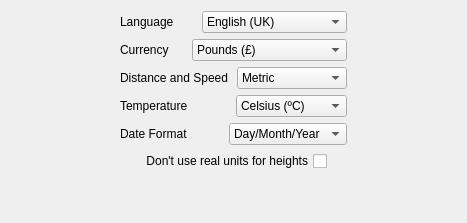
     <widget class="QWidget" name="localTab">
      <attribute name="title">
       <string>Localization</string>
      </attribute>
      <layout class="QVBoxLayout" name="verticalLayout_3">
       <property name="leftMargin">
        <number>120</number>
       </property>
       <property name="rightMargin">
        <number>120</number>
       </property>
       <property name="bottomMargin">
        <number>12</number>
       </property>
       <item>
        <layout class="QHBoxLayout" name="horizontalLayout_8">
         <item>
          <widget class="QLabel" name="label_10">
           <property name="text">
            <string>Language</string>
           </property>
          </widget>
         </item>
         <item>
          <widget class="QComboBox" name="languages">
           <property name="configOffset" stdset="0">
            <number>1</number>
           </property>
           <property name="config" stdset="0">
            <string>language</string>
           </property>
           <item>
            <property name="text">
             <string>English (UK)</string>
            </property>
           </item>
           <item>
            <property name="text">
             <string>English (US)</string>
            </property>
           </item>
           <item>
            <property name="text">
             <string>Deutsch</string>
            </property>
           </item>
           <item>
            <property name="text">
             <string>Nederlands</string>
            </property>
           </item>
           <item>
            <property name="text">
             <string>Français</string>
            </property>
           </item>
           <item>
            <property name="text">
             <string>Magyar</string>
            </property>
           </item>
           <item>
            <property name="text">
             <string>Polski</string>
            </property>
           </item>
           <item>
            <property name="text">
             <string>Español</string>
            </property>
           </item>
           <item>
            <property name="text">
             <string>Svenska</string>
            </property>
           </item>
           <item>
            <property name="text">
             <string>Italiano</string>
            </property>
           </item>
           <item>
            <property name="text">
             <string>Português (BR)</string>
            </property>
           </item>
           <item>
            <property name="text">
             <string>Chinese (Traditional)</string>
            </property>
           </item>
           <item>
            <property name="text">
             <string>Chinese (Simplified)</string>
            </property>
           </item>
           <item>
            <property name="text">
             <string>Suomi</string>
            </property>
           </item>
           <item>
            <property name="text">
             <string>Korean</string>
            </property>
           </item>
           <item>
            <property name="text">
             <string>Russian</string>
            </property>
           </item>
           <item>
            <property name="text">
             <string>Czech</string>
            </property>
           </item>
           <item>
            <property name="text">
             <string>Japanese</string>
            </property>
           </item>
          </widget>
         </item>
        </layout>
       </item>
       <item>
        <layout class="QHBoxLayout" name="horizontalLayout_9">
         <item>
          <widget class="QLabel" name="label_11">
           <property name="text">
            <string>Currency</string>
           </property>
          </widget>
         </item>
         <item>
          <widget class="QComboBox" name="currencies">
           <property name="config" stdset="0">
            <string>currency_format</string>
           </property>
           <item>
            <property name="text">
             <string>Pounds (£)</string>
            </property>
           </item>
           <item>
            <property name="text">
             <string>Dollars ($)</string>
            </property>
           </item>
           <item>
            <property name="text">
             <string>Franc (F)</string>
            </property>
           </item>
           <item>
            <property name="text">
             <string>Deutschmark (DM)</string>
            </property>
           </item>
           <item>
            <property name="text">
             <string>Yen (¥)</string>
            </property>
           </item>
           <item>
            <property name="text">
             <string>Peseta (Pts)</string>
            </property>
           </item>
           <item>
            <property name="text">
             <string>Lira (L)</string>
            </property>
           </item>
           <item>
            <property name="text">
             <string>Guilders (fl.)</string>
            </property>
           </item>
           <item>
            <property name="text">
             <string>Krona (kr)</string>
            </property>
           </item>
           <item>
            <property name="text">
             <string>Euros (€)</string>
            </property>
           </item>
           <item>
            <property name="text">
             <string>South Korean Won (W)</string>
            </property>
           </item>
           <item>
            <property name="text">
             <string>Russian Ruble (R)</string>
            </property>
           </item>
           <item>
            <property name="text">
             <string>Czech koruna (Kc)</string>
            </property>
           </item>
          </widget>
         </item>
        </layout>
       </item>
       <item>
        <layout class="QHBoxLayout" name="horizontalLayout_10">
         <item>
          <widget class="QLabel" name="label_12">
           <property name="text">
            <string>Distance and Speed</string>
           </property>
          </widget>
         </item>
         <item>
          <widget class="QComboBox" name="measurements">
           <property name="currentIndex">
            <number>1</number>
           </property>
           <property name="config" stdset="0">
            <string>measurement_format</string>
           </property>
           <item>
            <property name="text">
             <string>Imperial</string>
            </property>
           </item>
           <item>
            <property name="text">
             <string>Metric</string>
            </property>
           </item>
           <item>
            <property name="text">
             <string>SI</string>
            </property>
           </item>
          </widget>
         </item>
        </layout>
       </item>
       <item>
        <layout class="QHBoxLayout" name="horizontalLayout_11">
         <item>
          <widget class="QLabel" name="label_13">
           <property name="text">
            <string>Temperature</string>
           </property>
          </widget>
         </item>
         <item>
          <widget class="QComboBox" name="temperatures">
           <property name="config" stdset="0">
            <string>temperature_format</string>
           </property>
           <item>
            <property name="text">
             <string>Celsius (ºC)</string>
            </property>
           </item>
           <item>
            <property name="text">
             <string>Fahrenheit (ºF)</string>
            </property>
           </item>
          </widget>
         </item>
        </layout>
       </item>
       <item>
        <layout class="QHBoxLayout" name="horizontalLayout_13">
         <item>
          <widget class="QLabel" name="label_15">
           <property name="text">
            <string>Date Format</string>
           </property>
          </widget>
         </item>
         <item>
          <widget class="QComboBox" name="dates">
           <property name="config" stdset="0">
            <string>date_format</string>
           </property>
           <item>
            <property name="text">
             <string>Day/Month/Year</string>
            </property>
           </item>
           <item>
            <property name="text">
             <string>Month/Day/Year</string>
            </property>
           </item>
           <item>
            <property name="text">
             <string>Year/Month/Day</string>
            </property>
           </item>
           <item>
            <property name="text">
             <string>Year/Day/Month</string>
            </property>
           </item>
          </widget>
         </item>
        </layout>
       </item>
       <item>
        <layout class="QHBoxLayout" name="horizontalLayout_12">
         <property name="leftMargin">
          <number>20</number>
         </property>
         <property name="rightMargin">
          <number>20</number>
         </property>
         <item>
          <widget class="QCheckBox" name="checkBox_7">
           <property name="layoutDirection">
            <enum>Qt::RightToLeft</enum>
           </property>
           <property name="text">
            <string>Don't use real units for heights</string>
           </property>
           <property name="config" stdset="0">
            <string>show_height_as_units</string>
           </property>
          </widget>
         </item>
        </layout>
       </item>
       <item>
        <spacer name="verticalSpacer_2">
         <property name="orientation">
          <enum>Qt::Vertical</enum>
         </property>
         <property name="sizeHint" stdset="0">
          <size>
           <width>20</width>
           <height>40</height>
          </size>
         </property>
        </spacer>
       </item>
      </layout>
     </widget>
